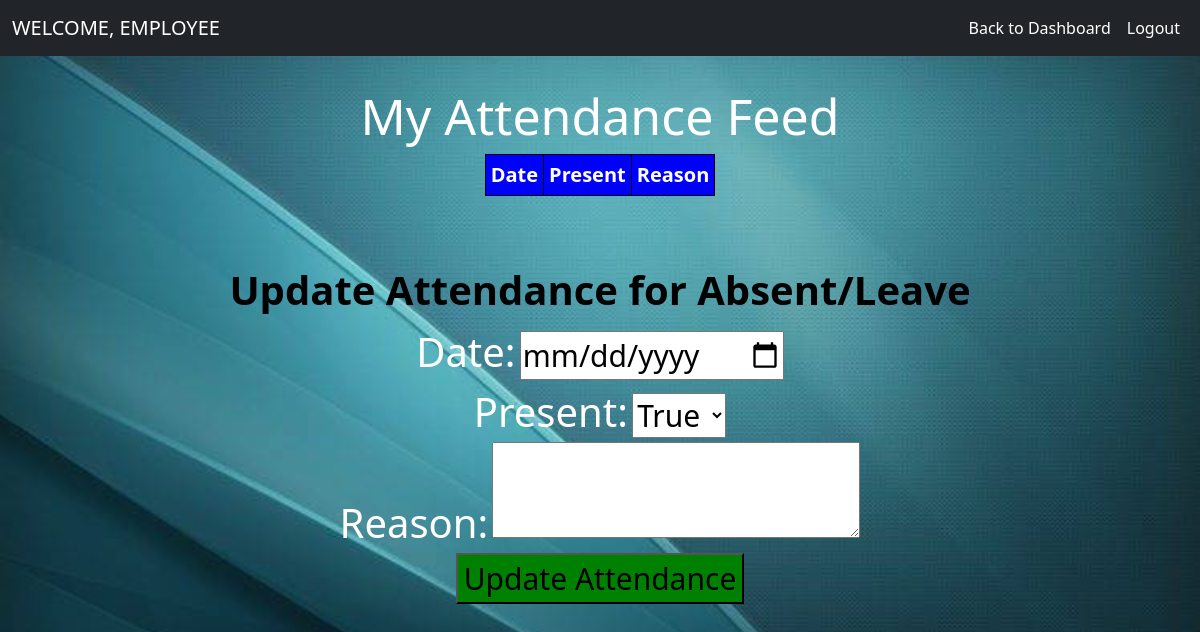
Page /user-attendance/ (signed in) on the earlier database version.
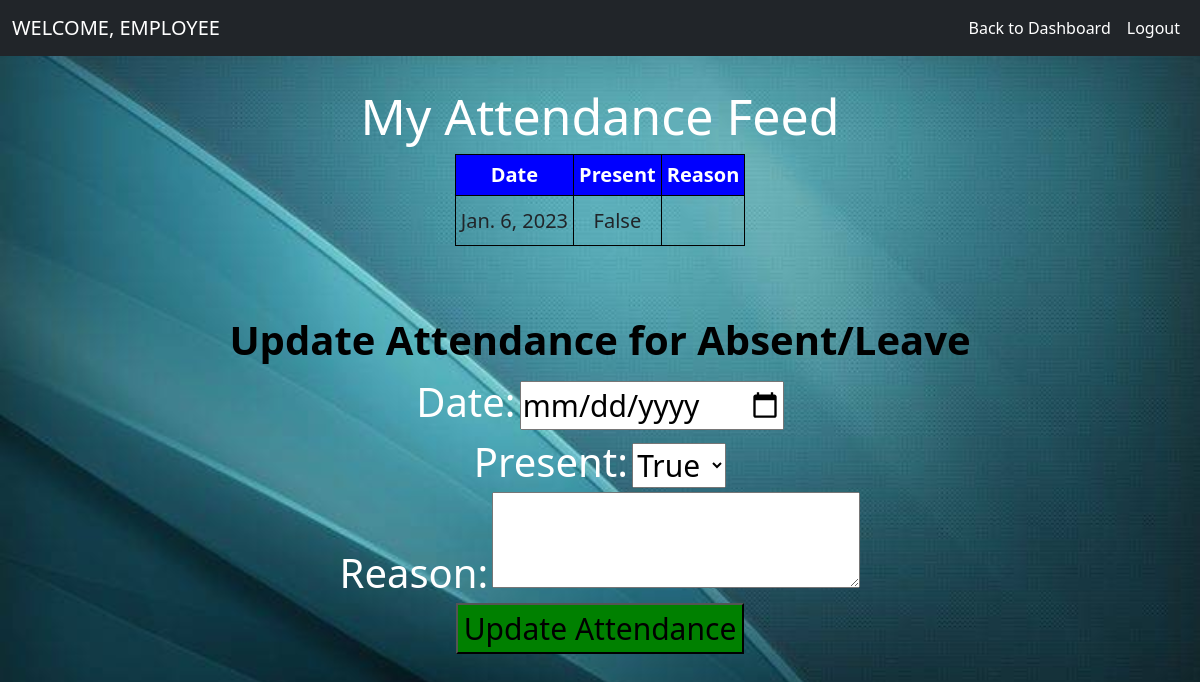
Same page on the later database version.
### other_features/models.py (models this page shows)
class Attendance(models.Model):
    user = models.ForeignKey(User, on_delete=models.CASCADE)
    date = models.DateField()
    present = models.BooleanField(default=False)
    reason = models.TextField(blank=True)

### other_features/views.py (the view)
# urls.py: path('user-attendance/',user_attendance, name='user_attendance'),
def user_attendance(request):
    attendance_records = Attendance.objects.filter(user=request.user)
    if request.method == 'POST':
        date = request.POST['date']
        present = request.POST['present']
    context = {'attendance_records': attendance_records}
    return render(request, 'user_attendance.html', context)

### other_features/templates/user_attendance.html (shortened to what this page needs)
{% extends 'emp_home.html' %}
{% block body %}
{% load static %}
<body style="background-image:url('{% static 'images/adb.jpg'%}'); background-repeat: no repeat; background-size: 100%">
<center>
    <h1>My Attendance Feed</h1>
    <table>
        <tr>
            <th>Date</th>
            <th>Present</th>
            <th>Reason</th>
        </tr>
        {% for record in attendance_records %}
            <tr>
                <td>{{ record.date }}</td>
                <td>{{ record.present }}</td>
                <td>{{ record.reason }}</td>
            </tr>
        {% endfor %}
    </table>
    <h2>Update Attendance for Absent/Leave</h2>
    <form method="post" action="{% url 'update_attendance' %}">
        <label for="id_date" style="font-size:40px; color:white">Date:</label>
        <input style="font-size:30px"type="date" name="date" id="id_date" required>
        <br>
        <label style="font-size:40px; color:white" for="id_present">Present:</label>
        <select style="font-size:30px" name="present" id="id_present">
          <option value="True">True</option>
        </select>
        <br>
        <label style="font-size:40px; color:white" for="id_reason">Reason:</label>
        <textarea style="font-size:30px" name="reason" id="id_reason"></textarea>
        <br>
        <input style="font-size:30px; background-color: green;" type="submit" value="Update Attendance">
    </form>
</center>
</body>
{% endblock  %}

Differences in the rows shown:
added Attendance: date "Jan. 6, 2023", present "False"
